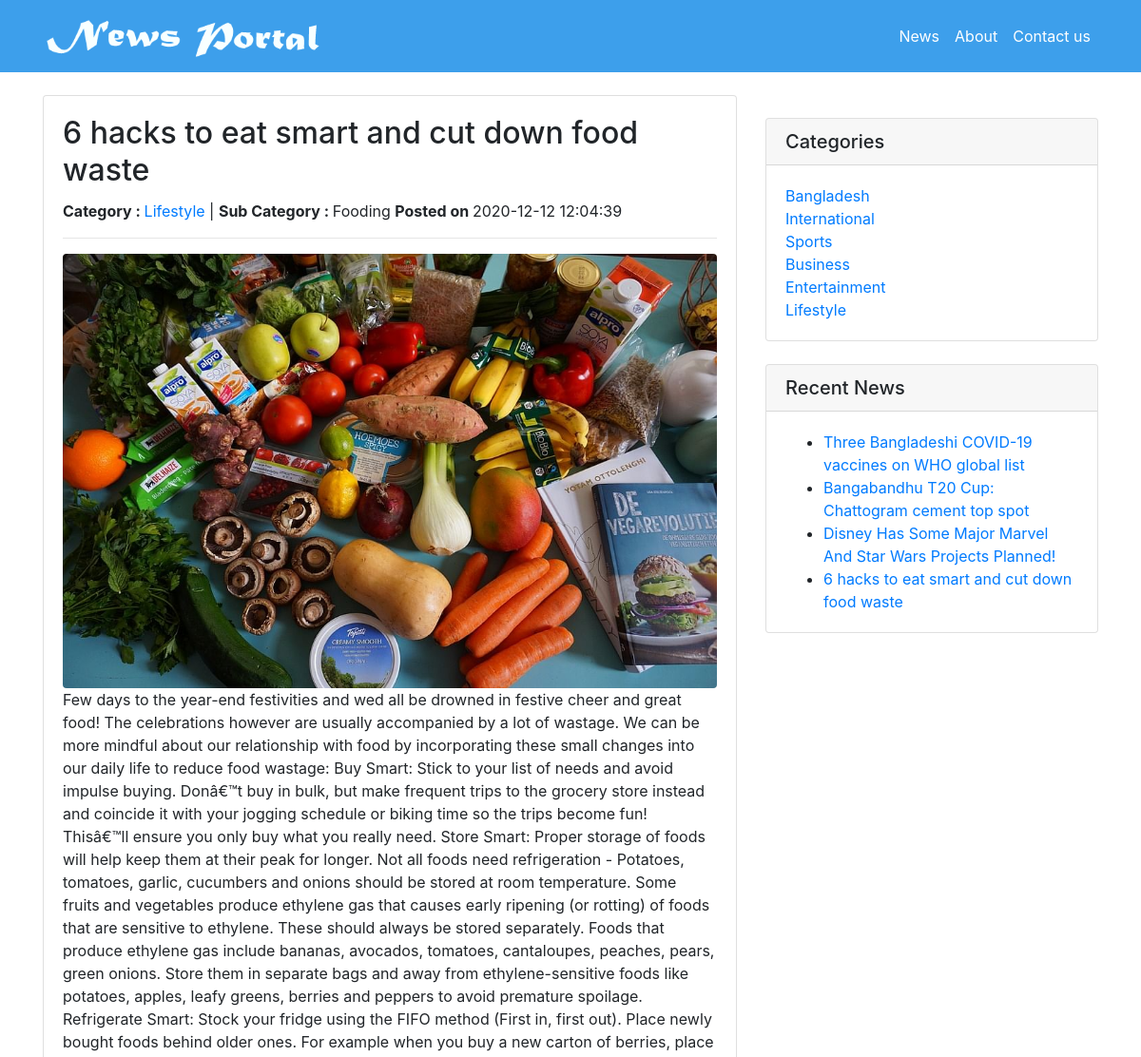
Before: /news-details.php?nid=4 (upper part) with the older database file.
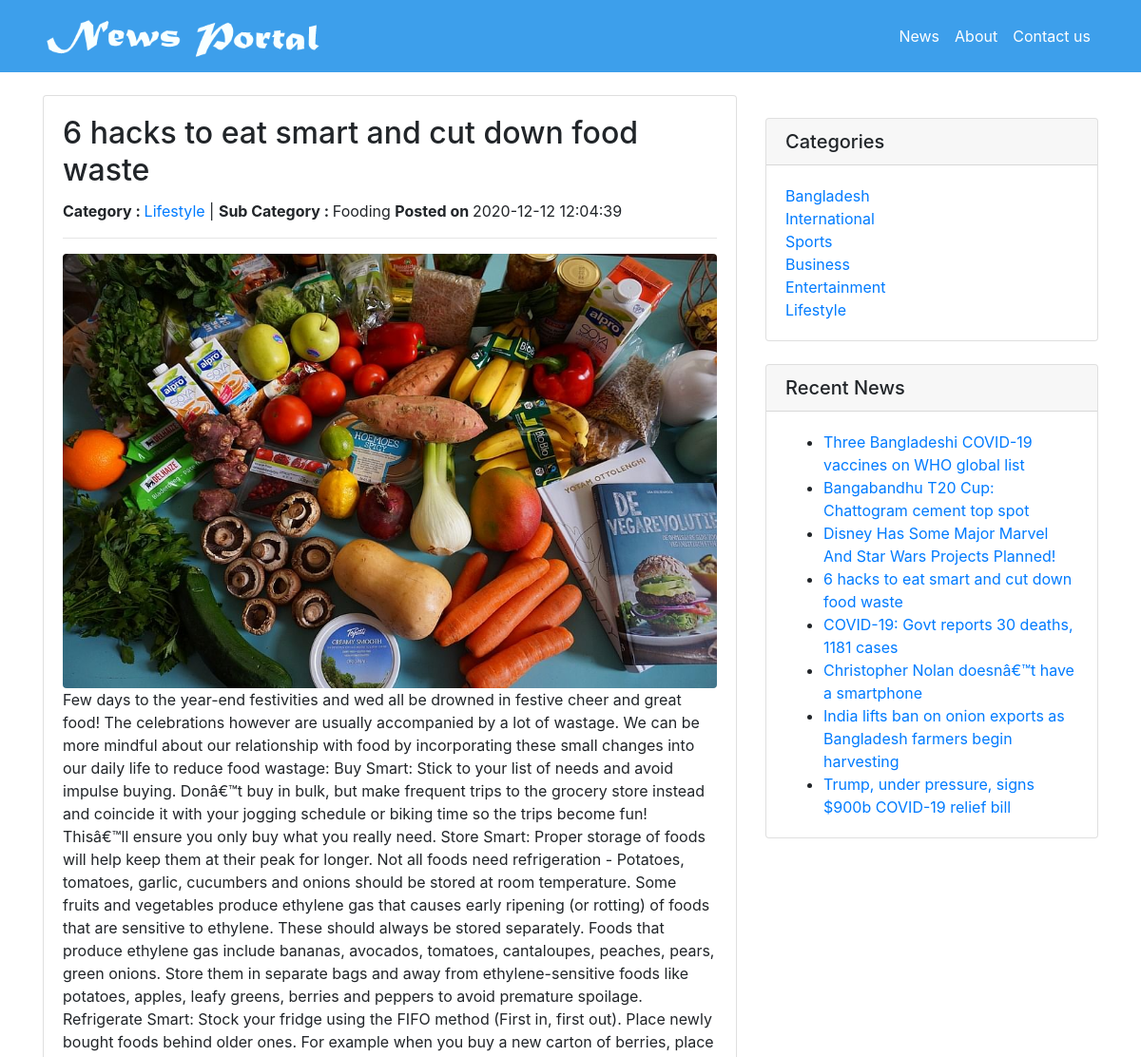
After: the same page with the newer database file.
### tables this page shows
CREATE TABLE `tblposts` (
  `id` int(11) NOT NULL,
  `PostTitle` longtext,
  `CategoryId` int(11) DEFAULT NULL,
  `SubCategoryId` int(11) DEFAULT NULL,
  `PostDetails` longtext,
  `PostingDate` timestamp NULL DEFAULT CURRENT_TIMESTAMP,
  `UpdationDate` timestamp NULL DEFAULT NULL ON UPDATE CURRENT_TIMESTAMP,
  `Is_Active` int(1) DEFAULT NULL,
  `PostUrl` mediumtext,
  `PostImage` varchar(255) DEFAULT NULL
);

CREATE TABLE `tblcategory` (
  `id` int(11) NOT NULL,
  `CategoryName` varchar(200) DEFAULT NULL,
  `Description` mediumtext,
  `PostingDate` timestamp NULL DEFAULT CURRENT_TIMESTAMP,
  `UpdationDate` timestamp NULL DEFAULT '0000-00-00 00:00:00' ON UPDATE CURRENT_TIMESTAMP,
  `Is_Active` int(1) DEFAULT NULL
);

CREATE TABLE `tblsubcategory` (
  `SubCategoryId` int(11) NOT NULL,
  `CategoryId` int(11) DEFAULT NULL,
  `Subcategory` varchar(255) DEFAULT NULL,
  `SubCatDescription` mediumtext,
  `PostingDate` timestamp NOT NULL DEFAULT CURRENT_TIMESTAMP,
  `UpdationDate` timestamp NULL DEFAULT '0000-00-00 00:00:00' ON UPDATE CURRENT_TIMESTAMP,
  `Is_Active` int(1) DEFAULT NULL
);

### news-details.php (the view, shortened to what this page needs)
<?php
include('includes/config.php');
?>
<!DOCTYPE html>
<html lang="en">
  <head>
    <link href="vendor/bootstrap/css/bootstrap.min.css" rel="stylesheet">
    <link href="css/modern-business.css" rel="stylesheet">
  </head>
  <body>
   <?php include('includes/header.php');?>
    <div class="container">
      <div class="row" style="margin-top: 4%">
        <div class="col-md-8">
<?php
$pid=intval($_GET['nid']);
 $query=mysqli_query($con,"select tblposts.PostTitle as posttitle,tblposts.PostImage,tblcategory.CategoryName as category,tblcategory.id as cid,tblsubcategory.Subcategory as subcategory,tblposts.PostDetails as postdetails,tblposts.PostingDate as postingdate,tblposts.PostUrl as url from tblposts left join tblcategory on tblcategory.id=tblposts.CategoryId left join  tblsubcategory on  tblsubcategory.SubCategoryId=tblposts.SubCategoryId where tblposts.id='$pid'");
while ($row=mysqli_fetch_array($query)) {
?>
          <div class="card mb-4">
            <div class="card-body">
              <h2 class="card-title"><?php echo htmlentities($row['posttitle']);?></h2>
              <p><b>Category : </b> <a href="category.php?catid=<?php echo htmlentities($row['cid'])?>"><?php echo htmlentities($row['category']);?></a> |
                <b>Sub Category : </b><?php echo htmlentities($row['subcategory']);?> <b> Posted on </b><?php echo htmlentities($row['postingdate']);?></p>
                <hr />
 <img class="img-fluid rounded" src="admin/postimages/<?php echo htmlentities($row['PostImage']);?>" alt="<?php echo htmlentities($row['posttitle']);?>">
              <p class="card-text"><?php
$pt=$row['postdetails'];
              echo  (substr($pt,0));?></p>
            </div>
          </div>
<?php } ?>
        </div>
      <?php include('includes/sidebar.php');?>
      </div>
    </div>
  </body>
</html>

### includes/sidebar.php
  <div class="col-md-4">
          <div class="card my-4">
            <h5 class="card-header">Categories</h5>
            <div class="card-body">
              <div class="row">
                <div class="col-lg-6">
                  <ul class="list-unstyled mb-0">
<?php $query=mysqli_query($con,"select id,CategoryName from tblcategory");
while($row=mysqli_fetch_array($query))
{
?>
                    <li>
                      <a href="category.php?catid=<?php echo htmlentities($row['id'])?>"><?php echo htmlentities($row['CategoryName']);?></a>
                    </li>
<?php } ?>
                  </ul>
                </div>
              </div>
            </div>
          </div>
          <div class="card my-4">
            <h5 class="card-header">Recent News</h5>
            <div class="card-body">
                      <ul class="mb-0">
<?php
$query=mysqli_query($con,"select tblposts.id as pid,tblposts.PostTitle as posttitle from tblposts left join tblcategory on tblcategory.id=tblposts.CategoryId left join  tblsubcategory on  tblsubcategory.SubCategoryId=tblposts.SubCategoryId limit 8");
while ($row=mysqli_fetch_array($query)) {
?>
  <li>
                      <a href="news-details.php?nid=<?php echo htmlentities($row['pid'])?>"><?php echo htmlentities($row['posttitle']);?></a>
                    </li>
            <?php } ?>
          </ul>
            </div>
          </div>
        </div>

Changed rows visible on the page:
added tblposts: PostTitle "COVID-19: Govt reports 30 deaths, 1181 cases", shown under "Recent News"
added tblposts: PostTitle "Christopher Nolan doesnâ€™t have a smartphone", shown under "Recent News"
added tblposts: PostTitle "India lifts ban on onion exports as Bangladesh farmers begin harvesting", shown under "Recent News"
added tblposts: PostTitle "Trump, under pressure, signs $900b COVID-19 relief bill", shown under "Recent News"
